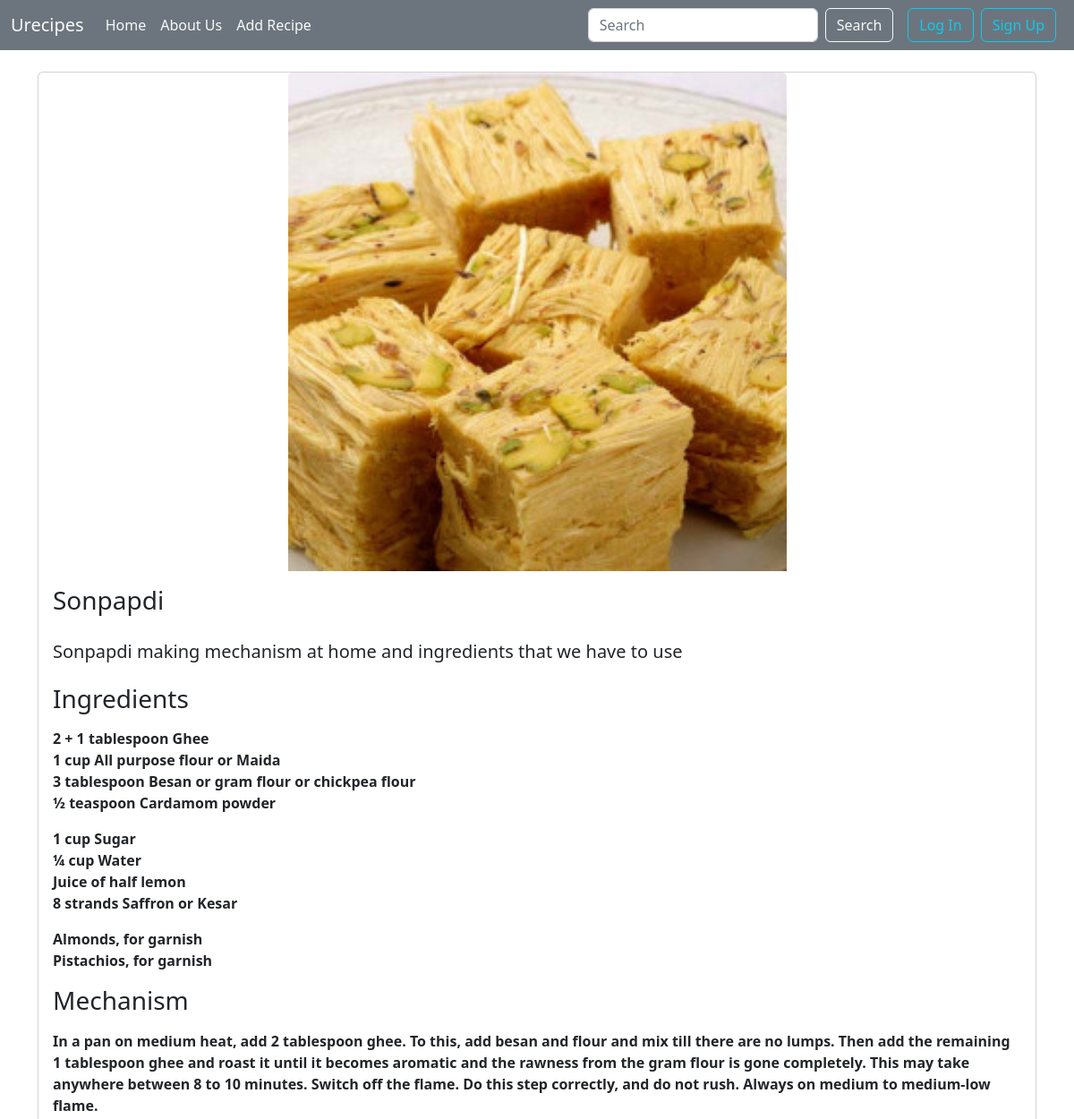
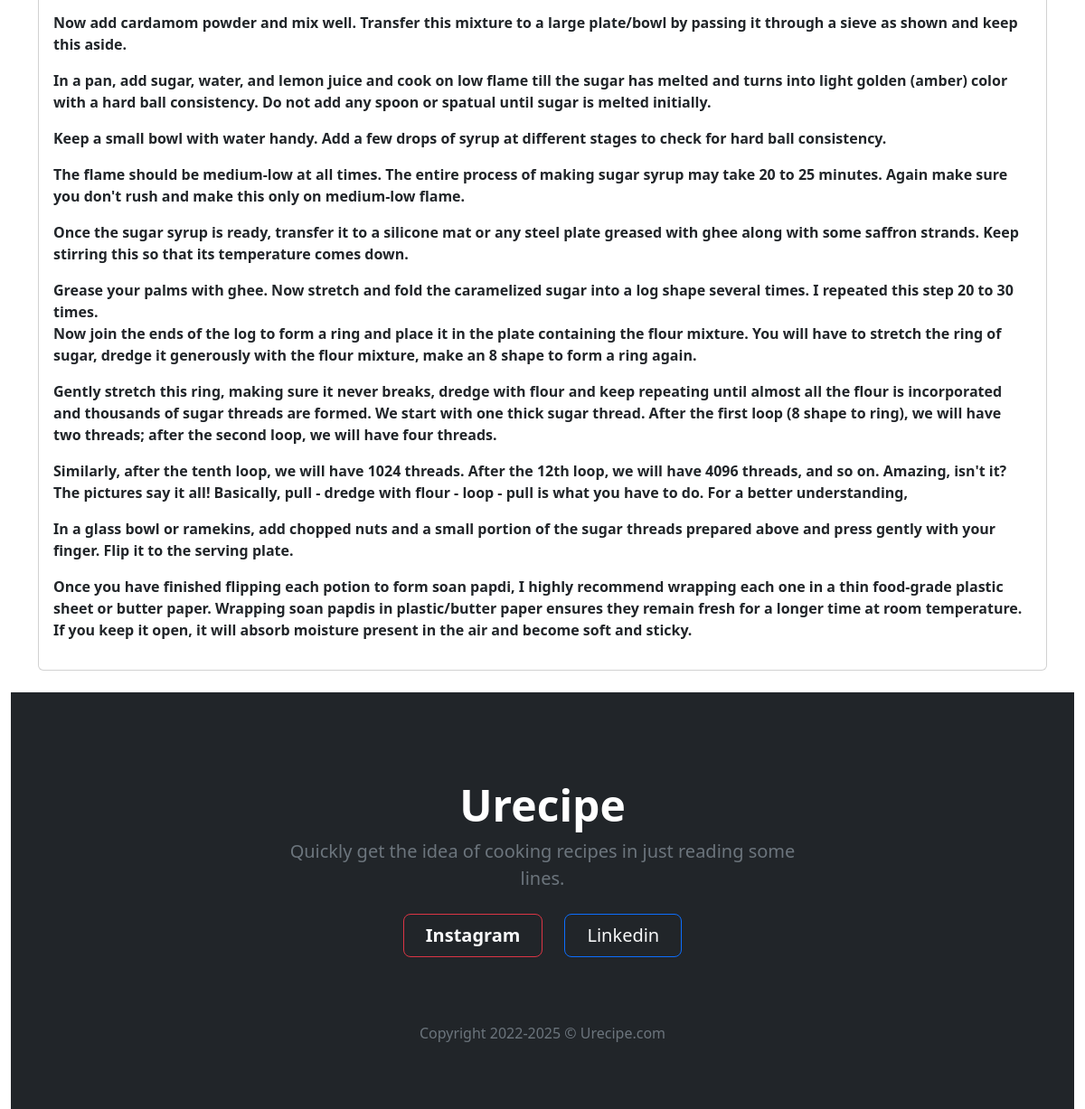
/6/, run on the app's committed database (2 pictures, top to bottom).
### app/models.py (models this page shows, shortened)
class Urecipe(models.Model):
    recipe_image = models.ImageField(upload_to = "pics")
    recipe_name = models.CharField(max_length=100)
    recipe_desc = models.CharField(max_length=250)
    recipe_ingredients = models.TextField()
    recipe_steps = models.TextField()
    date_added = models.DateTimeField(auto_now_add=True)
    owner = models.ForeignKey(User,on_delete=models.CASCADE)

### app/views.py (the view)
# urls.py: path('<int:id>/', views.recipe, name='recipe'),
def recipe(request,id):
    name = Urecipe.objects.get(id=id)
    return render(request, 'app/recipe.html',{"recipe":name})

### app/templates/app/recipe.html (shortened to what this page needs)
{% extends "app/base.html"%}
{% block content %}
<div class="container my-4">
  <div class="card d-flex align-items-center">
    <img class="card-img-top" src="{{recipe.recipe_image.url}}" alt="Card image top" style="width: 50%;height: 50%;">
    <div class="card-body">
      <h3 class="card-title">{{recipe.recipe_name}}</h3><br>
      <h5 class="card-subtitle">{{recipe.recipe_desc}}</h5><br>
      <h3>Ingredients</h3>
      <p class="card-text"> <strong> {{recipe.recipe_ingredients|linebreaks}} </strong></p>
      <h3>Mechanism</h3>
      <p class="card-text"> <strong>{{recipe.recipe_steps|linebreaks}} </strong></p>
    </div>
  </div>
</div>
{% endblock content %}

### data on the page
Urecipe: recipe_image (picture), recipe_name "Sonpapdi", recipe_desc "Sonpapdi making mechanism at home and ingredients that we have to use", recipe_ingredients "1 cup All purpose flour or Maida 3 tablespoon Besan or gram flour or chickpea flour ½ teaspoon Cardamom powder 1 cup Sugar ¼ cup Water Juice of half lemon 8 strands Saffron or Kesar Almonds, for garnish Pistachios, for garnish", recipe_steps "Now add cardamom powder and mix well. Transfer this mixture to a large plate/bowl by passing it through a sieve as shown and keep this aside. In a pan, add sugar, water, and lemon juice and cook on low flame till the sugar has melted and turns into light golden (amber) color with a hard ball consistency. Do not add any spoon or spatual until sugar is melted initially. Keep a small bowl with water handy. Add a few drops of syrup at different stages to check for hard ball consistency. The flame should be medium-low at all times. The entire process of making sugar syrup may take 20 to 25 minutes. Again make sure you don't rush and make this only on medium-low flame. Once the sugar syrup is…"
